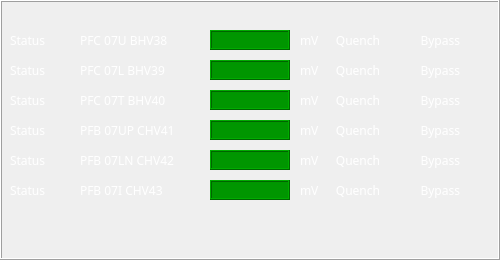
  <widget class="QFrame" name="frame_6">
   <property name="geometry">
    <rect>
     <x>530</x>
     <y>380</y>
     <width>500</width>
     <height>260</height>
    </rect>
   </property>
   <property name="frameShape">
    <enum>QFrame::Box</enum>
   </property>
   <property name="frameShadow">
    <enum>QFrame::Raised</enum>
   </property>
   <widget class="QLabel" name="label_249">
    <property name="geometry">
     <rect>
      <x>10</x>
      <y>90</y>
      <width>38</width>
      <height>20</height>
     </rect>
    </property>
    <property name="font">
     <font>
      <family>Abyssinica SIL</family>
      <pointsize>9</pointsize>
     </font>
    </property>
    <property name="styleSheet">
     <string notr="true">color:white;</string>
    </property>
    <property name="frameShape">
     <enum>QFrame::NoFrame</enum>
    </property>
    <property name="text">
     <string>Status</string>
    </property>
   </widget>
   <widget class="QLabel" name="label_250">
    <property name="geometry">
     <rect>
      <x>10</x>
      <y>180</y>
      <width>38</width>
      <height>20</height>
     </rect>
    </property>
    <property name="font">
     <font>
      <family>Abyssinica SIL</family>
      <pointsize>9</pointsize>
     </font>
    </property>
    <property name="styleSheet">
     <string notr="true">color:white;</string>
    </property>
    <property name="frameShape">
     <enum>QFrame::NoFrame</enum>
    </property>
    <property name="text">
     <string>Status</string>
    </property>
   </widget>
   <widget class="QLabel" name="label_251">
    <property name="geometry">
     <rect>
      <x>10</x>
      <y>60</y>
      <width>38</width>
      <height>20</height>
     </rect>
    </property>
    <property name="font">
     <font>
      <family>Abyssinica SIL</family>
      <pointsize>9</pointsize>
     </font>
    </property>
    <property name="styleSheet">
     <string notr="true">color:white;</string>
    </property>
    <property name="frameShape">
     <enum>QFrame::NoFrame</enum>
    </property>
    <property name="text">
     <string>Status</string>
    </property>
   </widget>
   <widget class="QLabel" name="label_252">
    <property name="geometry">
     <rect>
      <x>10</x>
      <y>120</y>
      <width>38</width>
      <height>20</height>
     </rect>
    </property>
    <property name="font">
     <font>
      <family>Abyssinica SIL</family>
      <pointsize>9</pointsize>
     </font>
    </property>
    <property name="styleSheet">
     <string notr="true">color:white;</string>
    </property>
    <property name="frameShape">
     <enum>QFrame::NoFrame</enum>
    </property>
    <property name="text">
     <string>Status</string>
    </property>
   </widget>
   <widget class="QLabel" name="label_254">
    <property name="geometry">
     <rect>
      <x>10</x>
      <y>150</y>
      <width>38</width>
      <height>20</height>
     </rect>
    </property>
    <property name="font">
     <font>
      <family>Abyssinica SIL</family>
      <pointsize>9</pointsize>
     </font>
    </property>
    <property name="styleSheet">
     <string notr="true">color:white;</string>
    </property>
    <property name="frameShape">
     <enum>QFrame::NoFrame</enum>
    </property>
    <property name="text">
     <string>Status</string>
    </property>
   </widget>
   <widget class="QLabel" name="label_255">
    <property name="geometry">
     <rect>
      <x>80</x>
      <y>30</y>
      <width>130</width>
      <height>20</height>
     </rect>
    </property>
    <property name="font">
     <font>
      <family>Abyssinica SIL</family>
      <pointsize>9</pointsize>
     </font>
    </property>
    <property name="styleSheet">
     <string notr="true">color:white;</string>
    </property>
    <property name="frameShape">
     <enum>QFrame::NoFrame</enum>
    </property>
    <property name="text">
     <string>PFC 07U BHV38</string>
    </property>
   </widget>
   <widget class="QLabel" name="label_256">
    <property name="geometry">
     <rect>
      <x>330</x>
      <y>30</y>
      <width>50</width>
      <height>20</height>
     </rect>
    </property>
    <property name="font">
     <font>
      <family>Abyssinica SIL</family>
      <pointsize>9</pointsize>
     </font>
    </property>
    <property name="styleSheet">
     <string notr="true">color:white;</string>
    </property>
    <property name="frameShape">
     <enum>QFrame::NoFrame</enum>
    </property>
    <property name="text">
     <string>Quench</string>
    </property>
    <property name="alignment">
     <set>Qt::AlignRight|Qt::AlignTrailing|Qt::AlignVCenter</set>
    </property>
   </widget>
   <widget class="QLabel" name="label_257">
    <property name="geometry">
     <rect>
      <x>420</x>
      <y>30</y>
      <width>40</width>
      <height>20</height>
     </rect>
    </property>
    <property name="font">
     <font>
      <family>Abyssinica SIL</family>
      <pointsize>9</pointsize>
     </font>
    </property>
    <property name="styleSheet">
     <string notr="true">color:white;</string>
    </property>
    <property name="frameShape">
     <enum>QFrame::NoFrame</enum>
    </property>
    <property name="text">
     <string>Bypass</string>
    </property>
    <property name="alignment">
     <set>Qt::AlignRight|Qt::AlignTrailing|Qt::AlignVCenter</set>
    </property>
   </widget>
   <widget class="QLabel" name="label_258">
    <property name="geometry">
     <rect>
      <x>10</x>
      <y>30</y>
      <width>38</width>
      <height>20</height>
     </rect>
    </property>
    <property name="font">
     <font>
      <family>Abyssinica SIL</family>
      <pointsize>9</pointsize>
     </font>
    </property>
    <property name="styleSheet">
     <string notr="true">color:white;</string>
    </property>
    <property name="frameShape">
     <enum>QFrame::NoFrame</enum>
    </property>
    <property name="text">
     <string>Status</string>
    </property>
   </widget>
   <widget class="QLabel" name="label_259">
    <property name="geometry">
     <rect>
      <x>300</x>
      <y>30</y>
      <width>20</width>
      <height>20</height>
     </rect>
    </property>
    <property name="font">
     <font>
      <family>Abyssinica SIL</family>
      <pointsize>9</pointsize>
     </font>
    </property>
    <property name="styleSheet">
     <string notr="true">color:white;</string>
    </property>
    <property name="frameShape">
     <enum>QFrame::NoFrame</enum>
    </property>
    <property name="text">
     <string>mV</string>
    </property>
   </widget>
   <widget class="QLabel" name="label_292">
    <property name="geometry">
     <rect>
      <x>80</x>
      <y>180</y>
      <width>130</width>
      <height>20</height>
     </rect>
    </property>
    <property name="font">
     <font>
      <family>Abyssinica SIL</family>
      <pointsize>9</pointsize>
     </font>
    </property>
    <property name="styleSheet">
     <string notr="true">color:white;</string>
    </property>
    <property name="frameShape">
     <enum>QFrame::NoFrame</enum>
    </property>
    <property name="text">
     <string>PFB 07I CHV43</string>
    </property>
   </widget>
   <widget class="QLabel" name="label_293">
    <property name="geometry">
     <rect>
      <x>80</x>
      <y>90</y>
      <width>130</width>
      <height>20</height>
     </rect>
    </property>
    <property name="font">
     <font>
      <family>Abyssinica SIL</family>
      <pointsize>9</pointsize>
     </font>
    </property>
    <property name="styleSheet">
     <string notr="true">color:white;</string>
    </property>
    <property name="frameShape">
     <enum>QFrame::NoFrame</enum>
    </property>
    <property name="text">
     <string>PFC 07T BHV40</string>
    </property>
   </widget>
   <widget class="QLabel" name="label_294">
    <property name="geometry">
     <rect>
      <x>80</x>
      <y>60</y>
      <width>130</width>
      <height>20</height>
     </rect>
    </property>
    <property name="font">
     <font>
      <family>Abyssinica SIL</family>
      <pointsize>9</pointsize>
     </font>
    </property>
    <property name="styleSheet">
     <string notr="true">color:white;</string>
    </property>
    <property name="frameShape">
     <enum>QFrame::NoFrame</enum>
    </property>
    <property name="text">
     <string>PFC 07L BHV39</string>
    </property>
   </widget>
   <widget class="QLabel" name="label_295">
    <property name="geometry">
     <rect>
      <x>80</x>
      <y>150</y>
      <width>130</width>
      <height>20</height>
     </rect>
    </property>
    <property name="font">
     <font>
      <family>Abyssinica SIL</family>
      <pointsize>9</pointsize>
     </font>
    </property>
    <property name="styleSheet">
     <string notr="true">color:white;</string>
    </property>
    <property name="frameShape">
     <enum>QFrame::NoFrame</enum>
    </property>
    <property name="text">
     <string>PFB 07LN CHV42</string>
    </property>
   </widget>
   <widget class="QLabel" name="label_296">
    <property name="geometry">
     <rect>
      <x>80</x>
      <y>120</y>
      <width>130</width>
      <height>20</height>
     </rect>
    </property>
    <property name="font">
     <font>
      <family>Abyssinica SIL</family>
      <pointsize>9</pointsize>
     </font>
    </property>
    <property name="styleSheet">
     <string notr="true">color:white;</string>
    </property>
    <property name="frameShape">
     <enum>QFrame::NoFrame</enum>
    </property>
    <property name="text">
     <string>PFB 07UP CHV41</string>
    </property>
   </widget>
   <widget class="QLabel" name="label_298">
    <property name="geometry">
     <rect>
      <x>330</x>
      <y>150</y>
      <width>50</width>
      <height>20</height>
     </rect>
    </property>
    <property name="font">
     <font>
      <family>Abyssinica SIL</family>
      <pointsize>9</pointsize>
     </font>
    </property>
    <property name="styleSheet">
     <string notr="true">color:white;</string>
    </property>
    <property name="frameShape">
     <enum>QFrame::NoFrame</enum>
    </property>
    <property name="text">
     <string>Quench</string>
    </property>
    <property name="alignment">
     <set>Qt::AlignRight|Qt::AlignTrailing|Qt::AlignVCenter</set>
    </property>
   </widget>
   <widget class="QLabel" name="label_300">
    <property name="geometry">
     <rect>
      <x>330</x>
      <y>90</y>
      <width>50</width>
      <height>20</height>
     </rect>
    </property>
    <property name="font">
     <font>
      <family>Abyssinica SIL</family>
      <pointsize>9</pointsize>
     </font>
    </property>
    <property name="styleSheet">
     <string notr="true">color:white;</string>
    </property>
    <property name="frameShape">
     <enum>QFrame::NoFrame</enum>
    </property>
    <property name="text">
     <string>Quench</string>
    </property>
    <property name="alignment">
     <set>Qt::AlignRight|Qt::AlignTrailing|Qt::AlignVCenter</set>
    </property>
   </widget>
   <widget class="QLabel" name="label_302">
    <property name="geometry">
     <rect>
      <x>300</x>
      <y>90</y>
      <width>20</width>
      <height>20</height>
     </rect>
    </property>
    <property name="font">
     <font>
      <family>Abyssinica SIL</family>
      <pointsize>9</pointsize>
     </font>
    </property>
    <property name="styleSheet">
     <string notr="true">color:white;</string>
    </property>
    <property name="frameShape">
     <enum>QFrame::NoFrame</enum>
    </property>
    <property name="text">
     <string>mV</string>
    </property>
   </widget>
   <widget class="QLabel" name="label_303">
    <property name="geometry">
     <rect>
      <x>330</x>
      <y>120</y>
      <width>50</width>
      <height>20</height>
     </rect>
    </property>
    <property name="font">
     <font>
      <family>Abyssinica SIL</family>
      <pointsize>9</pointsize>
     </font>
    </property>
    <property name="styleSheet">
     <string notr="true">color:white;</string>
    </property>
    <property name="frameShape">
     <enum>QFrame::NoFrame</enum>
    </property>
    <property name="text">
     <string>Quench</string>
    </property>
    <property name="alignment">
     <set>Qt::AlignRight|Qt::AlignTrailing|Qt::AlignVCenter</set>
    </property>
   </widget>
   <widget class="QLabel" name="label_304">
    <property name="geometry">
     <rect>
      <x>330</x>
      <y>60</y>
      <width>50</width>
      <height>20</height>
     </rect>
    </property>
    <property name="font">
     <font>
      <family>Abyssinica SIL</family>
      <pointsize>9</pointsize>
     </font>
    </property>
    <property name="styleSheet">
     <string notr="true">color:white;</string>
    </property>
    <property name="frameShape">
     <enum>QFrame::NoFrame</enum>
    </property>
    <property name="text">
     <string>Quench</string>
    </property>
    <property name="alignment">
     <set>Qt::AlignRight|Qt::AlignTrailing|Qt::AlignVCenter</set>
    </property>
   </widget>
   <widget class="QLabel" name="label_305">
    <property name="geometry">
     <rect>
      <x>300</x>
      <y>150</y>
      <width>20</width>
      <height>20</height>
     </rect>
    </property>
    <property name="font">
     <font>
      <family>Abyssinica SIL</family>
      <pointsize>9</pointsize>
     </font>
    </property>
    <property name="styleSheet">
     <string notr="true">color:white;</string>
    </property>
    <property name="frameShape">
     <enum>QFrame::NoFrame</enum>
    </property>
    <property name="text">
     <string>mV</string>
    </property>
   </widget>
   <widget class="QLabel" name="label_306">
    <property name="geometry">
     <rect>
      <x>300</x>
      <y>180</y>
      <width>20</width>
      <height>20</height>
     </rect>
    </property>
    <property name="font">
     <font>
      <family>Abyssinica SIL</family>
      <pointsize>9</pointsize>
     </font>
    </property>
    <property name="styleSheet">
     <string notr="true">color:white;</string>
    </property>
    <property name="frameShape">
     <enum>QFrame::NoFrame</enum>
    </property>
    <property name="text">
     <string>mV</string>
    </property>
   </widget>
   <widget class="QLabel" name="label_307">
    <property name="geometry">
     <rect>
      <x>300</x>
      <y>120</y>
      <width>20</width>
      <height>20</height>
     </rect>
    </property>
    <property name="font">
     <font>
      <family>Abyssinica SIL</family>
      <pointsize>9</pointsize>
     </font>
    </property>
    <property name="styleSheet">
     <string notr="true">color:white;</string>
    </property>
    <property name="frameShape">
     <enum>QFrame::NoFrame</enum>
    </property>
    <property name="text">
     <string>mV</string>
    </property>
   </widget>
   <widget class="QLabel" name="label_308">
    <property name="geometry">
     <rect>
      <x>330</x>
      <y>180</y>
      <width>50</width>
      <height>20</height>
     </rect>
    </property>
    <property name="font">
     <font>
      <family>Abyssinica SIL</family>
      <pointsize>9</pointsize>
     </font>
    </property>
    <property name="styleSheet">
     <string notr="true">color:white;</string>
    </property>
    <property name="frameShape">
     <enum>QFrame::NoFrame</enum>
    </property>
    <property name="text">
     <string>Quench</string>
    </property>
    <property name="alignment">
     <set>Qt::AlignRight|Qt::AlignTrailing|Qt::AlignVCenter</set>
    </property>
   </widget>
   <widget class="QLabel" name="label_309">
    <property name="geometry">
     <rect>
      <x>300</x>
      <y>60</y>
      <width>20</width>
      <height>20</height>
     </rect>
    </property>
    <property name="font">
     <font>
      <family>Abyssinica SIL</family>
      <pointsize>9</pointsize>
     </font>
    </property>
    <property name="styleSheet">
     <string notr="true">color:white;</string>
    </property>
    <property name="frameShape">
     <enum>QFrame::NoFrame</enum>
    </property>
    <property name="text">
     <string>mV</string>
    </property>
   </widget>
   <widget class="QLabel" name="label_311">
    <property name="geometry">
     <rect>
      <x>420</x>
      <y>90</y>
      <width>40</width>
      <height>20</height>
     </rect>
    </property>
    <property name="font">
     <font>
      <family>Abyssinica SIL</family>
      <pointsize>9</pointsize>
     </font>
    </property>
    <property name="styleSheet">
     <string notr="true">color:white;</string>
    </property>
    <property name="frameShape">
     <enum>QFrame::NoFrame</enum>
    </property>
    <property name="text">
     <string>Bypass</string>
    </property>
    <property name="alignment">
     <set>Qt::AlignRight|Qt::AlignTrailing|Qt::AlignVCenter</set>
    </property>
   </widget>
   <widget class="QLabel" name="label_312">
    <property name="geometry">
     <rect>
      <x>420</x>
      <y>120</y>
      <width>40</width>
      <height>20</height>
     </rect>
    </property>
    <property name="font">
     <font>
      <family>Abyssinica SIL</family>
      <pointsize>9</pointsize>
     </font>
    </property>
    <property name="styleSheet">
     <string notr="true">color:white;</string>
    </property>
    <property name="frameShape">
     <enum>QFrame::NoFrame</enum>
    </property>
    <property name="text">
     <string>Bypass</string>
    </property>
    <property name="alignment">
     <set>Qt::AlignRight|Qt::AlignTrailing|Qt::AlignVCenter</set>
    </property>
   </widget>
   <widget class="QLabel" name="label_313">
    <property name="geometry">
     <rect>
      <x>420</x>
      <y>60</y>
      <width>40</width>
      <height>20</height>
     </rect>
    </property>
    <property name="font">
     <font>
      <family>Abyssinica SIL</family>
      <pointsize>9</pointsize>
     </font>
    </property>
    <property name="styleSheet">
     <string notr="true">color:white;</string>
    </property>
    <property name="frameShape">
     <enum>QFrame::NoFrame</enum>
    </property>
    <property name="text">
     <string>Bypass</string>
    </property>
    <property name="alignment">
     <set>Qt::AlignRight|Qt::AlignTrailing|Qt::AlignVCenter</set>
    </property>
   </widget>
   <widget class="QLabel" name="label_314">
    <property name="geometry">
     <rect>
      <x>420</x>
      <y>150</y>
      <width>40</width>
      <height>20</height>
     </rect>
    </property>
    <property name="font">
     <font>
      <family>Abyssinica SIL</family>
      <pointsize>9</pointsize>
     </font>
    </property>
    <property name="styleSheet">
     <string notr="true">color:white;</string>
    </property>
    <property name="frameShape">
     <enum>QFrame::NoFrame</enum>
    </property>
    <property name="text">
     <string>Bypass</string>
    </property>
    <property name="alignment">
     <set>Qt::AlignRight|Qt::AlignTrailing|Qt::AlignVCenter</set>
    </property>
   </widget>
   <widget class="QLabel" name="label_315">
    <property name="geometry">
     <rect>
      <x>420</x>
      <y>180</y>
      <width>40</width>
      <height>20</height>
     </rect>
    </property>
    <property name="font">
     <font>
      <family>Abyssinica SIL</family>
      <pointsize>9</pointsize>
     </font>
    </property>
    <property name="styleSheet">
     <string notr="true">color:white;</string>
    </property>
    <property name="frameShape">
     <enum>QFrame::NoFrame</enum>
    </property>
    <property name="text">
     <string>Bypass</string>
    </property>
    <property name="alignment">
     <set>Qt::AlignRight|Qt::AlignTrailing|Qt::AlignVCenter</set>
    </property>
   </widget>
   <widget class="QWidget" name="widget_9" native="true">
    <property name="geometry">
     <rect>
      <x>200</x>
      <y>30</y>
      <width>100</width>
      <height>211</height>
     </rect>
    </property>
    <property name="styleSheet">
     <string notr="true">color: rgb(0, 0, 0);</string>
    </property>
    <widget class="CALabel" name="caLabel_20">
     <property name="geometry">
      <rect>
       <x>10</x>
       <y>0</y>
       <width>80</width>
       <height>20</height>
      </rect>
     </property>
     <property name="font">
      <font>
       <family>Abyssinica SIL</family>
       <pointsize>9</pointsize>
      </font>
     </property>
     <property name="styleSheet">
      <string notr="true">QWidget { background-color: #009600; }</string>
     </property>
     <property name="frameShape">
      <enum>QFrame::Box</enum>
     </property>
     <property name="frameShadow">
      <enum>QFrame::Raised</enum>
     </property>
     <property name="alignment">
      <set>Qt::AlignRight|Qt::AlignTrailing|Qt::AlignVCenter</set>
     </property>
     <property name="indent">
      <number>10</number>
     </property>
     <property name="pvname">
      <string>QDS:PFC_07UP_BHV:B38:AI03:V_OUT</string>
     </property>
     <property name="dmode" stdset="0">
      <enum>CALabel::Double</enum>
     </property>
     <property name="cmode" stdset="0">
      <enum>CALabel::Alarm</enum>
     </property>
    </widget>
    <widget class="CALabel" name="caLabel_21">
     <property name="geometry">
      <rect>
       <x>10</x>
       <y>30</y>
       <width>80</width>
       <height>20</height>
      </rect>
     </property>
     <property name="font">
      <font>
       <family>Abyssinica SIL</family>
       <pointsize>9</pointsize>
      </font>
     </property>
     <property name="styleSheet">
      <string notr="true">QWidget { background-color: #009600; }</string>
     </property>
     <property name="frameShape">
      <enum>QFrame::Box</enum>
     </property>
     <property name="frameShadow">
      <enum>QFrame::Raised</enum>
     </property>
     <property name="alignment">
      <set>Qt::AlignRight|Qt::AlignTrailing|Qt::AlignVCenter</set>
     </property>
     <property name="indent">
      <number>10</number>
     </property>
     <property name="pvname">
      <string>QDS:PFC_07LO_BHV:B39:AI03:V_OUT</string>
     </property>
     <property name="dmode" stdset="0">
      <enum>CALabel::Double</enum>
     </property>
     <property name="cmode" stdset="0">
      <enum>CALabel::Alarm</enum>
     </property>
    </widget>
    <widget class="CALabel" name="caLabel_22">
     <property name="geometry">
      <rect>
       <x>10</x>
       <y>60</y>
       <width>80</width>
       <height>20</height>
      </rect>
     </property>
     <property name="font">
      <font>
       <family>Abyssinica SIL</family>
       <pointsize>9</pointsize>
      </font>
     </property>
     <property name="styleSheet">
      <string notr="true">QWidget { background-color: #009600; }</string>
     </property>
     <property name="frameShape">
      <enum>QFrame::Box</enum>
     </property>
     <property name="frameShadow">
      <enum>QFrame::Raised</enum>
     </property>
     <property name="alignment">
      <set>Qt::AlignRight|Qt::AlignTrailing|Qt::AlignVCenter</set>
     </property>
     <property name="indent">
      <number>10</number>
     </property>
     <property name="pvname">
      <string>QDS:PFC_07TT_BHV:B40:AI03:V_OUT</string>
     </property>
     <property name="dmode" stdset="0">
      <enum>CALabel::Double</enum>
     </property>
     <property name="cmode" stdset="0">
      <enum>CALabel::Alarm</enum>
     </property>
    </widget>
    <widget class="CALabel" name="caLabel_23">
     <property name="geometry">
      <rect>
       <x>10</x>
       <y>90</y>
       <width>80</width>
       <height>20</height>
      </rect>
     </property>
     <property name="font">
      <font>
       <family>Abyssinica SIL</family>
       <pointsize>9</pointsize>
      </font>
     </property>
     <property name="styleSheet">
      <string notr="true">QWidget { background-color: #009600; }</string>
     </property>
     <property name="frameShape">
      <enum>QFrame::Box</enum>
     </property>
     <property name="frameShadow">
      <enum>QFrame::Raised</enum>
     </property>
     <property name="alignment">
      <set>Qt::AlignRight|Qt::AlignTrailing|Qt::AlignVCenter</set>
     </property>
     <property name="indent">
      <number>10</number>
     </property>
     <property name="pvname">
      <string>QDS:PFB_07UP_CHV:C41:AI03:V_OUT</string>
     </property>
     <property name="dmode" stdset="0">
      <enum>CALabel::Double</enum>
     </property>
     <property name="cmode" stdset="0">
      <enum>CALabel::Alarm</enum>
     </property>
    </widget>
    <widget class="CALabel" name="caLabel_24">
     <property name="geometry">
      <rect>
       <x>10</x>
       <y>120</y>
       <width>80</width>
       <height>20</height>
      </rect>
     </property>
     <property name="font">
      <font>
       <family>Abyssinica SIL</family>
       <pointsize>9</pointsize>
      </font>
     </property>
     <property name="styleSheet">
      <string notr="true">QWidget { background-color: #009600; }</string>
     </property>
     <property name="frameShape">
      <enum>QFrame::Box</enum>
     </property>
     <property name="frameShadow">
      <enum>QFrame::Raised</enum>
     </property>
     <property name="alignment">
      <set>Qt::AlignRight|Qt::AlignTrailing|Qt::AlignVCenter</set>
     </property>
     <property name="indent">
      <number>10</number>
     </property>
     <property name="pvname">
      <string>QDS:PFB_07LN_CHV:C42:AI03:V_OUT</string>
     </property>
     <property name="dmode" stdset="0">
      <enum>CALabel::Double</enum>
     </property>
     <property name="cmode" stdset="0">
      <enum>CALabel::Alarm</enum>
     </property>
    </widget>
    <widget class="CALabel" name="caLabel_25">
     <property name="geometry">
      <rect>
       <x>10</x>
       <y>150</y>
       <width>80</width>
       <height>20</height>
      </rect>
     </property>
     <property name="font">
      <font>
       <family>Abyssinica SIL</family>
       <pointsize>9</pointsize>
      </font>
     </property>
     <property name="styleSheet">
      <string notr="true">QWidget { background-color: #009600; }</string>
     </property>
     <property name="frameShape">
      <enum>QFrame::Box</enum>
     </property>
     <property name="frameShadow">
      <enum>QFrame::Raised</enum>
     </property>
     <property name="alignment">
      <set>Qt::AlignRight|Qt::AlignTrailing|Qt::AlignVCenter</set>
     </property>
     <property name="indent">
      <number>10</number>
     </property>
     <property name="pvname">
      <string>QDS:PFB_07IT_CHV:C43:AI03:V_OUT</string>
     </property>
     <property name="dmode" stdset="0">
      <enum>CALabel::Double</enum>
     </property>
     <property name="cmode" stdset="0">
      <enum>CALabel::Alarm</enum>
     </property>
    </widget>
   </widget>
   <widget class="CAGraphic" name="caGraphic_58">
    <property name="geometry">
     <rect>
      <x>470</x>
      <y>30</y>
      <width>20</width>
      <height>20</height>
     </rect>
    </property>
    <property name="lineColor" stdset="0">
     <color>
      <red>0</red>
      <green>255</green>
      <blue>0</blue>
     </color>
    </property>
    <property name="pvname">
     <string>QDS:PFC_07UP_BHV:B38:BI03:BYPASS</string>
    </property>
   </widget>
   <widget class="CAGraphic" name="caGraphic_59">
    <property name="geometry">
     <rect>
      <x>50</x>
      <y>30</y>
      <width>20</width>
      <height>20</height>
     </rect>
    </property>
    <property name="lineColor" stdset="0">
     <color>
      <red>0</red>
      <green>255</green>
      <blue>0</blue>
     </color>
    </property>
    <property name="pvname">
     <string>QDS:PFC_07UP_BHV:B38:BI01:STATUS</string>
    </property>
   </widget>
   <widget class="CAGraphic" name="caGraphic_60">
    <property name="geometry">
     <rect>
      <x>390</x>
      <y>30</y>
      <width>20</width>
      <height>20</height>
     </rect>
    </property>
    <property name="lineColor" stdset="0">
     <color>
      <red>0</red>
      <green>255</green>
      <blue>0</blue>
     </color>
    </property>
    <property name="pvname">
     <string>QDS:PFC_07UP_BHV:B38:BI02:QUENCH</string>
    </property>
   </widget>
   <widget class="CAGraphic" name="caGraphic_61">
    <property name="geometry">
     <rect>
      <x>470</x>
      <y>60</y>
      <width>20</width>
      <height>20</height>
     </rect>
    </property>
    <property name="lineColor" stdset="0">
     <color>
      <red>0</red>
      <green>255</green>
      <blue>0</blue>
     </color>
    </property>
    <property name="pvname">
     <string>QDS:PFC_07LO_BHV:B39:BI03:BYPASS</string>
    </property>
   </widget>
   <widget class="CAGraphic" name="caGraphic_62">
    <property name="geometry">
     <rect>
      <x>390</x>
      <y>60</y>
      <width>20</width>
      <height>20</height>
     </rect>
    </property>
    <property name="lineColor" stdset="0">
     <color>
      <red>0</red>
      <green>255</green>
      <blue>0</blue>
     </color>
    </property>
    <property name="pvname">
     <string>QDS:PFC_07LO_BHV:B39:BI02:QUENCH</string>
    </property>
   </widget>
   <widget class="CAGraphic" name="caGraphic_63">
    <property name="geometry">
     <rect>
      <x>50</x>
      <y>60</y>
      <width>20</width>
      <height>20</height>
     </rect>
    </property>
    <property name="lineColor" stdset="0">
     <color>
      <red>0</red>
      <green>255</green>
      <blue>0</blue>
     </color>
    </property>
    <property name="pvname">
     <string>QDS:PFC_07LO_BHV:B39:BI01:STATUS</string>
    </property>
   </widget>
   <widget class="CAGraphic" name="caGraphic_64">
    <property name="geometry">
     <rect>
      <x>390</x>
      <y>90</y>
      <width>20</width>
      <height>20</height>
     </rect>
    </property>
    <property name="lineColor" stdset="0">
     <color>
      <red>0</red>
      <green>255</green>
      <blue>0</blue>
     </color>
    </property>
    <property name="pvname">
     <string>QDS:PFC_07TT_BHV:B40:BI02:QUENCH</string>
    </property>
   </widget>
   <widget class="CAGraphic" name="caGraphic_65">
    <property name="geometry">
     <rect>
      <x>50</x>
      <y>90</y>
      <width>20</width>
      <height>20</height>
     </rect>
    </property>
    <property name="lineColor" stdset="0">
     <color>
      <red>0</red>
      <green>255</green>
      <blue>0</blue>
     </color>
    </property>
    <property name="pvname">
     <string>QDS:PFC_07TT_BHV:B40:BI01:STATUS</string>
    </property>
   </widget>
   <widget class="CAGraphic" name="caGraphic_66">
    <property name="geometry">
     <rect>
      <x>390</x>
      <y>120</y>
      <width>20</width>
      <height>20</height>
     </rect>
    </property>
    <property name="lineColor" stdset="0">
     <color>
      <red>0</red>
      <green>255</green>
      <blue>0</blue>
     </color>
    </property>
    <property name="pvname">
     <string>QDS:PFB_07UP_CHV:C41:BI02:QUENCH</string>
    </property>
   </widget>
   <widget class="CAGraphic" name="caGraphic_67">
    <property name="geometry">
     <rect>
      <x>50</x>
      <y>120</y>
      <width>20</width>
      <height>20</height>
     </rect>
    </property>
    <property name="lineColor" stdset="0">
     <color>
      <red>0</red>
      <green>255</green>
      <blue>0</blue>
     </color>
    </property>
    <property name="pvname">
     <string>QDS:PFB_07UP_CHV:C41:BI01:STATUS</string>
    </property>
   </widget>
   <widget class="CAGraphic" name="caGraphic_68">
    <property name="geometry">
     <rect>
      <x>390</x>
      <y>150</y>
      <width>20</width>
      <height>20</height>
     </rect>
    </property>
    <property name="lineColor" stdset="0">
     <color>
      <red>0</red>
      <green>255</green>
      <blue>0</blue>
     </color>
    </property>
    <property name="pvname">
     <string>QDS:PFB_07LN_CHV:C42:BI02:QUENCH</string>
    </property>
   </widget>
   <widget class="CAGraphic" name="caGraphic_69">
    <property name="geometry">
     <rect>
      <x>50</x>
      <y>150</y>
      <width>20</width>
      <height>20</height>
     </rect>
    </property>
    <property name="lineColor" stdset="0">
     <color>
      <red>0</red>
      <green>255</green>
      <blue>0</blue>
     </color>
    </property>
    <property name="pvname">
     <string>QDS:PFB_07LN_CHV:C42:BI01:STATUS</string>
    </property>
   </widget>
   <widget class="CAGraphic" name="caGraphic_70">
    <property name="geometry">
     <rect>
      <x>390</x>
      <y>180</y>
      <width>20</width>
      <height>20</height>
     </rect>
    </property>
    <property name="lineColor" stdset="0">
     <color>
      <red>0</red>
      <green>255</green>
      <blue>0</blue>
     </color>
    </property>
    <property name="pvname">
     <string>QDS:PFB_07IT_CHV:C43:BI02:QUENCH</string>
    </property>
   </widget>
   <widget class="CAGraphic" name="caGraphic_71">
    <property name="geometry">
     <rect>
      <x>50</x>
      <y>180</y>
      <width>20</width>
      <height>20</height>
     </rect>
    </property>
    <property name="lineColor" stdset="0">
     <color>
      <red>0</red>
      <green>255</green>
      <blue>0</blue>
     </color>
    </property>
    <property name="pvname">
     <string>QDS:PFB_07IT_CHV:C43:BI01:STATUS</string>
    </property>
   </widget>
   <widget class="CAGraphic" name="caGraphic_72">
    <property name="geometry">
     <rect>
      <x>470</x>
      <y>90</y>
      <width>20</width>
      <height>20</height>
     </rect>
    </property>
    <property name="lineColor" stdset="0">
     <color>
      <red>0</red>
      <green>255</green>
      <blue>0</blue>
     </color>
    </property>
    <property name="pvname">
     <string>QDS:PFC_07TT_BHV:B40:BI03:BYPASS</string>
    </property>
   </widget>
   <widget class="CAGraphic" name="caGraphic_73">
    <property name="geometry">
     <rect>
      <x>470</x>
      <y>120</y>
      <width>20</width>
      <height>20</height>
     </rect>
    </property>
    <property name="lineColor" stdset="0">
     <color>
      <red>0</red>
      <green>255</green>
      <blue>0</blue>
     </color>
    </property>
    <property name="pvname">
     <string>QDS:PFB_07UP_CHV:C41:BI03:BYPASS</string>
    </property>
   </widget>
   <widget class="CAGraphic" name="caGraphic_74">
    <property name="geometry">
     <rect>
      <x>470</x>
      <y>150</y>
      <width>20</width>
      <height>20</height>
     </rect>
    </property>
    <property name="lineColor" stdset="0">
     <color>
      <red>0</red>
      <green>255</green>
      <blue>0</blue>
     </color>
    </property>
    <property name="pvname">
     <string>QDS:PFB_07LN_CHV:C42:BI03:BYPASS</string>
    </property>
   </widget>
   <widget class="CAGraphic" name="caGraphic_75">
    <property name="geometry">
     <rect>
      <x>470</x>
      <y>180</y>
      <width>20</width>
      <height>20</height>
     </rect>
    </property>
    <property name="lineColor" stdset="0">
     <color>
      <red>0</red>
      <green>255</green>
      <blue>0</blue>
     </color>
    </property>
    <property name="pvname">
     <string>QDS:PFB_07IT_CHV:C43:BI03:BYPASS</string>
    </property>
   </widget>
  </widget>
